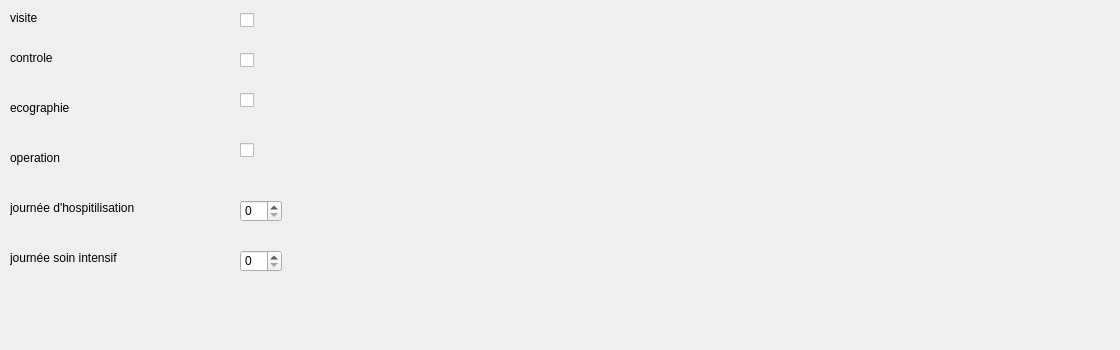
      <widget class="QWidget" name="tab_18">
       <attribute name="title">
        <string>urologue</string>
       </attribute>
       <widget class="QLabel" name="label_162">
        <property name="geometry">
         <rect>
          <x>10</x>
          <y>50</y>
          <width>55</width>
          <height>16</height>
         </rect>
        </property>
        <property name="text">
         <string>controle</string>
        </property>
       </widget>
       <widget class="QLabel" name="label_163">
        <property name="geometry">
         <rect>
          <x>10</x>
          <y>250</y>
          <width>121</width>
          <height>16</height>
         </rect>
        </property>
        <property name="text">
         <string>journée soin intensif</string>
        </property>
       </widget>
       <widget class="QCheckBox" name="uro4_2">
        <property name="geometry">
         <rect>
          <x>240</x>
          <y>140</y>
          <width>81</width>
          <height>20</height>
         </rect>
        </property>
        <property name="text">
         <string/>
        </property>
       </widget>
       <widget class="QCheckBox" name="uro3_2">
        <property name="geometry">
         <rect>
          <x>240</x>
          <y>90</y>
          <width>81</width>
          <height>20</height>
         </rect>
        </property>
        <property name="text">
         <string/>
        </property>
       </widget>
       <widget class="QSpinBox" name="uro6_2">
        <property name="geometry">
         <rect>
          <x>240</x>
          <y>250</y>
          <width>42</width>
          <height>22</height>
         </rect>
        </property>
       </widget>
       <widget class="QLabel" name="label_164">
        <property name="geometry">
         <rect>
          <x>10</x>
          <y>100</y>
          <width>111</width>
          <height>16</height>
         </rect>
        </property>
        <property name="text">
         <string>ecographie</string>
        </property>
       </widget>
       <widget class="QLabel" name="label_165">
        <property name="geometry">
         <rect>
          <x>10</x>
          <y>200</y>
          <width>151</width>
          <height>16</height>
         </rect>
        </property>
        <property name="text">
         <string>journée d'hospitilisation</string>
        </property>
       </widget>
       <widget class="QSpinBox" name="uro5_2">
        <property name="geometry">
         <rect>
          <x>240</x>
          <y>200</y>
          <width>42</width>
          <height>22</height>
         </rect>
        </property>
       </widget>
       <widget class="QLabel" name="label_166">
        <property name="geometry">
         <rect>
          <x>10</x>
          <y>10</y>
          <width>55</width>
          <height>16</height>
         </rect>
        </property>
        <property name="text">
         <string>visite</string>
        </property>
       </widget>
       <widget class="QLabel" name="label_167">
        <property name="geometry">
         <rect>
          <x>10</x>
          <y>150</y>
          <width>55</width>
          <height>16</height>
         </rect>
        </property>
        <property name="text">
         <string>operation</string>
        </property>
       </widget>
       <widget class="QCheckBox" name="uro2_2">
        <property name="geometry">
         <rect>
          <x>240</x>
          <y>50</y>
          <width>81</width>
          <height>20</height>
         </rect>
        </property>
        <property name="text">
         <string/>
        </property>
       </widget>
       <widget class="QCheckBox" name="uro1_2">
        <property name="geometry">
         <rect>
          <x>240</x>
          <y>10</y>
          <width>81</width>
          <height>20</height>
         </rect>
        </property>
        <property name="text">
         <string/>
        </property>
       </widget>
       <widget class="QLabel" name="label_168">
        <property name="geometry">
         <rect>
          <x>910</x>
          <y>170</y>
          <width>201</width>
          <height>171</height>
         </rect>
        </property>
        <property name="text">
         <string/>
        </property>
        <property name="pixmap">
         <pixmap>:/Downloads/facture.png</pixmap>
        </property>
        <property name="scaledContents">
         <bool>true</bool>
        </property>
       </widget>
      </widget>
